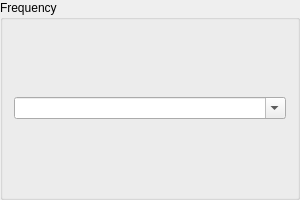
<?xml version="1.0" encoding="UTF-8"?>
<ui version="4.0">
 <class>groupBoxFrequency_pereiod_single</class>
 <widget class="QGroupBox" name="groupBoxFrequency_pereiod_single">
  <property name="geometry">
   <rect>
    <x>0</x>
    <y>0</y>
    <width>300</width>
    <height>200</height>
   </rect>
  </property>
  <property name="sizePolicy">
   <sizepolicy hsizetype="Preferred" vsizetype="Fixed">
    <horstretch>0</horstretch>
    <verstretch>0</verstretch>
   </sizepolicy>
  </property>
  <property name="minimumSize">
   <size>
    <width>0</width>
    <height>200</height>
   </size>
  </property>
  <property name="maximumSize">
   <size>
    <width>16777215</width>
    <height>250</height>
   </size>
  </property>
  <property name="windowTitle">
   <string>GroupBox</string>
  </property>
  <property name="title">
   <string>Frequency</string>
  </property>
  <layout class="QVBoxLayout" name="verticalLayoutFrequencyPeriod">
   <item>
    <widget class="QComboBox" name="comboBoxPeriod">
     <property name="editable">
      <bool>true</bool>
     </property>
    </widget>
   </item>
  </layout>
 </widget>
 <resources/>
 <connections/>
</ui>
